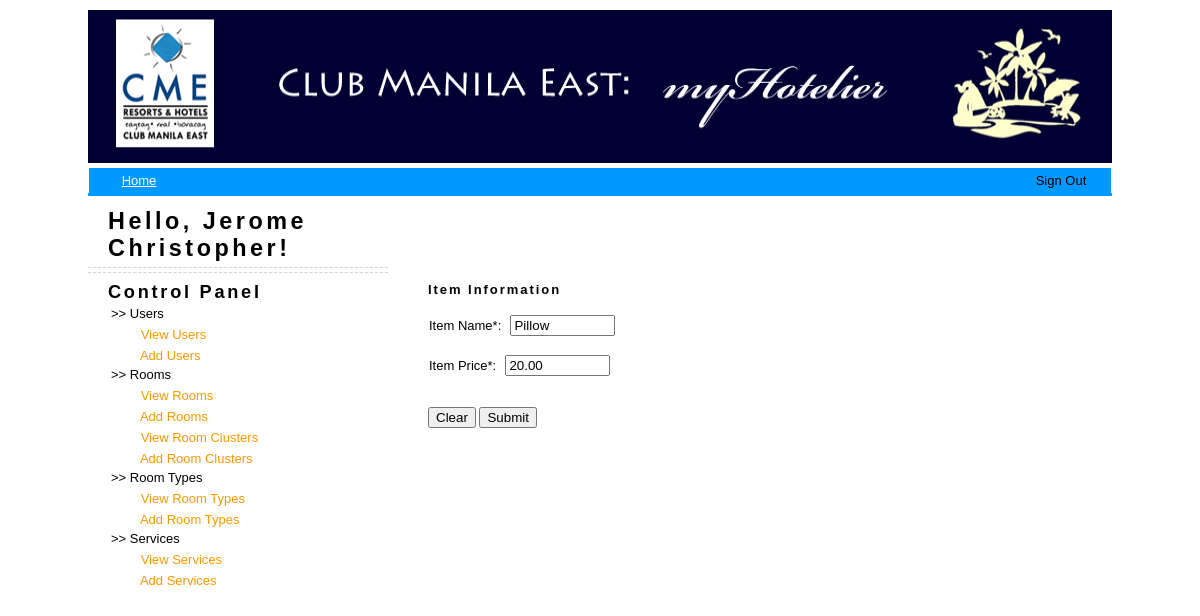
The app's page /Admin/editItems.php?id=1 (signed in) with its own data.
### tables this page shows
CREATE TABLE `USER` (
  `USER_ID` int(10) NOT NULL auto_increment,
  `USER_TYPE` int(10) NOT NULL,
  `USER_LNAME` varchar(20) NOT NULL,
  `USER_FNAME` varchar(20) NOT NULL,
  `USER_MNAME` varchar(20) default NULL,
  `USER_LOGIN` varchar(20) NOT NULL,
  `USER_PASS` varchar(50) NOT NULL,
  PRIMARY KEY  (`USER_ID`)
);

CREATE TABLE `SERVICE_ITEM` (
  `ITEM_ID` int(10) NOT NULL auto_increment,
  `SERVICE_ID` int(10) NOT NULL,
  `ITEM_NAME` varchar(20) NOT NULL,
  `ITEM_PRICE` float(10,2) NOT NULL,
  `DATE_EFFECT` timestamp NULL default CURRENT_TIMESTAMP on update CURRENT_TIMESTAMP,
  PRIMARY KEY  (`ITEM_ID`),
  KEY `SERVICE_ID` (`SERVICE_ID`)
);

### Admin/editItems.php (the view, shortened to what this page needs)
<?php
	require "header.php";
	require "functions.php";
?>
<body>
<div id="nav">
<div id="menu">
<ul>
<li><a href="admin.php"><div id="current">Home</div></a></li>
</ul>
</div>
<div id="menu-small">
	<ul>
	<li><?php
	if($userid)  {
		$result=mysql_query("SELECT USER_FNAME from USER WHERE USER_ID=".$userid.";");
		if($result) {
			$arr=mysql_fetch_array($result);
			$username=$arr['USER_FNAME'];
		}
		echo "<a href='../logout.php'> Sign Out" ;
	}
	else {
		echo "<a href='../login.php'> Login";
	}
	?></a></li>
    </ul>
</div>
<div id="page">
	<div id="content">
		<div class="post">
			<h1 class="title"><a href="#"><h3><?php echo "Hello, $username!";?></h3></a></h1>
			<p class="meta">
            <div class="entry">
				<h2>Control Panel</h2>
                <?php
					printtable("admin");
				?>
            </div>
	 	</div>
	 </div>
	<div id="sidebar">
		<?php
			if(isset($_POST['submit'])) {
				$itemname=$_POST['itemname'];
				$itemprice=$_POST['itemprice'];
				$itemid=$_POST['itemid'];
						$result = mysql_query("UPDATE SERVICE_ITEM
						SET
						ITEM_NAME='".$itemname."',
						ITEM_PRICE='".floatval($itemprice)."'
						WHERE ITEM_ID='".$itemid."'");
						if($result) {
						print"<p>Item successfully updated.
						</p>";
						print "<a href='viewServices.php'> Back </a>";
						}
						else {
						print "There seems to be an error.<br>";
						print "<a href='viewServices.php'> Back </a>";
						}
				}
			else {
					$id=$_GET['id'];
					if(isset($id)) {
						printedititemform("$id");
					}
			}
		?>
  	</div>
</div>
</body>
</html>

### Admin/functions.php (shortened to what this page needs)
<?php
function printedititemform($id) {
	$result=mysql_query("SELECT * FROM SERVICE_ITEM WHERE ITEM_ID='".$id."';");
	if($info=mysql_fetch_array($result)) {
	echo " <form id='edititems' name='edititems' action='editItems.php' method='post' onSubmit='return validate_form(this,'profile')'>
    <H3>Item Information </H3>
                    <TABLE cellPadding='1' cellSpacing='0' border='0'>
					<TR><TD><br></td></TR>
                     <TR>
                      <TD>Item Name*: </TD>
                      <TD>&nbsp;
                        <INPUT type='text' id='itemname' name='itemname' size='10' value='".$info['ITEM_NAME']."'></TD>
                      <TD>&nbsp;</TD>
                      <TD>&nbsp;</TD>
                      <TD>&nbsp;</TD>
                      <TD>&nbsp;</TD>
                      <TD> <input type='hidden' id='itemid' name='itemid' value='".$info['ITEM_ID']."'></TD>
                      </TR>
                    </TABLE>
					<TABLE cellPadding='1' cellSpacing='0' border='0'>
					<TR><TD><br></td></TR>
                     <TR>
                      <TD>Item Price*: </TD>
                      <TD>&nbsp;
                        <INPUT type='text' id='itemprice' name='itemprice' size='10' value='".$info['ITEM_PRICE']."'></TD>
                      <TD>&nbsp;</TD>
                      <TD>&nbsp;</TD>
                      <TD>&nbsp;</TD>
                      <TD>&nbsp;</TD>
                      <TD></TD>
                      </TR>
                    </TABLE>
					</TABLE>";
					echo "<H3>&nbsp;</H3>
                    <TR></TR>
                    <br />
                      <TR>
                      <TD width='120'></TD>
                      <TD width='350'><input type='reset' name='reset' value='Clear'>
                      <input type='submit' name='submit' value='Submit'>
					</TD><TD></TD>
                     </TR>
            </TABLE>
			</form>";
			}
			else {
				echo "<p> There seems to be an error. </p>";
				print "<a href='viewServices.php'> Back </a>";
			}
}
function printtable($usertype) {
	if($usertype==="admin") {
		echo "<table width='300' height='142' border='0'>
			<tr>
			<td>>> Users</td>
			</tr>
			<tr>
			<td><img src='../images/spacer.gif'></img><a href='viewUsers.php'> View Users</a></td>
			</tr>
			<tr>
			<td><img src='../images/spacer.gif'></img><a href='addUsers.php'> Add Users</a></td>
			</tr>
			<tr>
			<td>>> Rooms</td>
			</tr>
			<tr>
			<td><img src='../images/spacer.gif'></img><a href='viewRooms.php'> View Rooms</a></td>
			</tr>
			<tr>
			<td><img src='../images/spacer.gif'></img><a href='addRooms.php'> Add Rooms</a></td>
			</tr>
			<tr>
			<td><img src='../images/spacer.gif'></img><a href='viewRoomClusters.php'> View Room Clusters</a></td>
			</tr>
			<tr>
			<td><img src='../images/spacer.gif'></img><a href='addRoomClusters.php'> Add Room Clusters</a></td>
			</tr>
			<tr>
			<td>>> Room Types</td>
			</tr>
			<tr>
			<td><img src='../images/spacer.gif'></img><a href='viewTypes.php'> View Room Types</a></td>
			</tr>
			<tr>
			<td><img src='../images/spacer.gif'></img><a href='addTypes.php'> Add Room Types</a></td>
			</tr>
			<tr>
			<td>>> Services</td>
			</tr>
			<tr>
			<td><img src='../images/spacer.gif'></img><a href='viewServices.php'> View Services</a></td>
			</tr>
			<tr>
			<td><img src='../images/spacer.gif'></img><a href='addServices.php'> Add Services</a></td>
			</tr>
			<tr>
			</table>";
	}
}
?>

### Admin/style.css (style rules this page uses)
body { margin: 0; background: url(../images/img01.jpg) repeat-x left top; font-family: "Trebuchet MS", Arial, Helvetica, sans-serif; font-size: 13px; color:#000000; }
img { border:none; }
h1, h2, h3 { margin: 0; letter-spacing: .15em; font-family:Arial, Helvetica, sans-serif; }
h1 { font-size: 1.8em; }
h2 { font-size: 1.4em; }
h3 { font-size: 1em; }
p, ul, ol { margin-top: 0; line-height: 180%; }
a { text-decoration: none; color:#FF9900; }
#nav { width:1024px; height:28px; background-color:#0099FF; margin: 100px auto; }
#current { color:#FFFFFF; text-decoration:underline; }
#menu { margin:0px; list-style:none; width:auto; }
#menu ul { margin: 0; margin-right: 0px; padding: 0; list-style: none; line-height: normal; }
#menu li { display:inline; }
#menu a { text-decoration:none; padding:5px 0; width:100px; background-color:none; color:#000000; float:left; text-align:center; border-left:1px solid #fff; }
#menu-small { margin:0px; list-style:none; }
#menu-small ul { margin: 0; margin-right: 0px; padding: 0; list-style:none; line-height: normal; }
#menu-small li { display:inline; }
#menu-small a { text-align:center; text-decoration:none; padding: 5px 0; color:#000000; background-color:none; width:100px; float:right; border-right:1px solid #fff; font:Verdana, Arial, Helvetica, sans-serif; }
#page { width: 964px; margin: 0px 0px; padding-top: 20px; }
#content { width: 300px; margin-top:20px; }
.post .title { margin-top: 0px; padding: 0px 0 5px 20px; color: #5C5C5C; }
.post .title a { background: none; color:#000000; }
.post .meta { padding: 2px 20px; border-top: 1px dashed #D2D4C9; border-bottom: 1px dashed #D2D4C9; text-transform: uppercase; text-align: left; font-family: Arial, Helvetica, sans-serif; font-size: 9px; }
.post .entry { padding: 0px 20px; text-align: justify; float:left; height: 450px; }
.post p { text-decoration:none; align:left; }
#sidebar { width: 600px; float:left; }

### records on screen
user: USER_FNAME "Jerome Christopher"
service_item: itemname "Pillow", itemprice "20.00"
